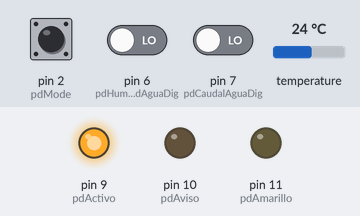
The sketch below on a simulated Arduino Uno, built with avr-gcc and run on an emulated ATmega328P. Shown: output pins drawn as LEDs (lit = HIGH). The inputs (shaded band) are chosen by the test bench; at power-on: pin 2 (pdMode) LOW, pin 6 (pdHumedadAguaDig) LOW, pin 7 (pdCaudalAguaDig) LOW, temperature 24 °C.

Above: at 1.8 s.
1.9 s: pin 2 (pdMode) pulled HIGH for 1 s
At 2.8 s:
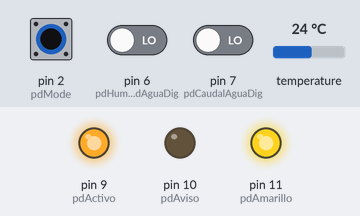
At 5.2 s:
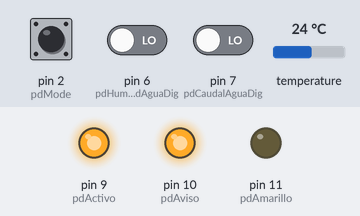
5.5 s: pin 2 (pdMode) pulled HIGH for 3.2 s
At 6.2 s:
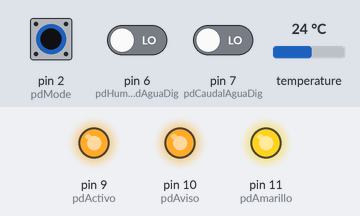
Timing chart, 0 to 10.6 s (numbered marks = the images above; inputs shaded):
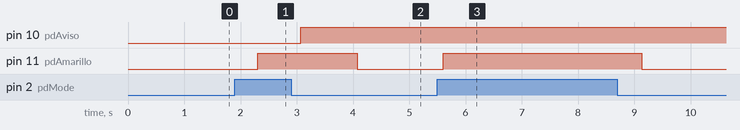

Measured:
- after the input at 1.9 s, pin 10 (pdAviso): LOW → HIGH after 1.2 s; pin 11 (pdAmarillo): LOW → HIGH after 0.41 s, → LOW 1.8 s later
- after the input at 5.5 s, pin 11 (pdAmarillo): LOW → HIGH after 0.10 s, → LOW 3.5 s later

The sketch:

cocina_agua_xbee.ino
```cpp
#include <OneWire.h>
#include <DallasTemperature.h>

#define soyArduino '2'
#define leeSensores '0'
#define sensorHumedadAguaDig '1'
#define sensorCaudalAguaDig '2'
#define sensorTemperaturaAgua '3'
#define actuadorValvula '9'

#define ordenDesactivarValvula '0'
#define ordenActivarValvula '1'
#define ordenActivarDesactivarValvula '2'

int pdMode=2;
bool modeLocal=false;

int pdTemperaturaAgua=5;
int pdHumedadAguaDig=6;
int pdCaudalAguaDig=7;

int pdActivo=9;
int pdAviso=10;
int pdAmarillo=11;

int humedadAguaDig=0;
int humedadAguaDigValue=0;

int caudalAguaDigTmp=-9;
int caudalAguaDigAct=-9;
int caudalAguaDigAnt=-9;
int caudalAguaDigValue=0;

float temperaturaAgua=0;

int noOrden=9;
int orden=noOrden;

String inputString="";
boolean stringComplete=false;
String respuestaCodigoNoLeido="n";

int tiempoValvulaActiva=1000;

//tiempo1:tiempo 1/0 caudal
int tiempo1_max=100; //En milisegons
int tiempo1_inicial=-1;
int tiempo1_actual=-1;
bool tiempo1_activo=false;

OneWire ourWire(pdTemperaturaAgua);
DallasTemperature sensors(&ourWire);

void setup() {
  Serial.begin(9600);
  pinMode(pdActivo, OUTPUT);
  pinMode(pdAviso, OUTPUT);
  pinMode(pdAmarillo, OUTPUT);
  pinMode(pdMode, INPUT);

  pinMode(pdHumedadAguaDig, INPUT);
  pinMode(pdCaudalAguaDig, INPUT);
  sensors.begin();
  setInicio();
}

void loop() {
//  Serial.print("tiempo activo:");Serial.println(tiempo1_activo);
//  if (tiempo1_activo)
//  {
//    tiempo1_actualizar();
//  }
//  if (tiempo1_vencido())
//  {
//    tiempo1_stop(); //Parar el temps
//    tiempo1_acciones();
//  }
  if (digitalRead(pdMode))
  {
    modeLocal=true;
  }
  else
  {
    modeLocal=false;
  }
  setModeLocal(modeLocal);

  //bajarValue=map(presBajarValue,0,1023,0,255);
  humedadAguaDig=digitalRead(pdHumedadAguaDig);
  humedadAguaDigValue=!humedadAguaDig;

  caudalAguaDigTmp=digitalRead(pdCaudalAguaDig);
  if (caudalAguaDigAct!=-9)
  {
    caudalAguaDigAnt=caudalAguaDigAct;
  }
  else
  {
    caudalAguaDigAnt=caudalAguaDigTmp;
  }
  caudalAguaDigAct=caudalAguaDigTmp;
  if (caudalAguaDigAct!=caudalAguaDigAnt)
  {
    caudalAguaDigValue=1;
  }
  else
  {
    caudalAguaDigValue=0;
  }

  sensors.requestTemperatures();
  float temperaturaAgua= sensors.getTempCByIndex(0);
  //delay(100);

  //Serial.print("humedad:");Serial.println(humedadAguaDig);
  //Serial.print("caudal:");Serial.println(caudalAguaDigAct);
  //Serial.println("");
  //Serial.print("temperatura:");Serial.println(temperaturaAgua);

  orden=noOrden;

  if (modeLocal)
  {
    if ((humedadAguaDigValue) || (caudalAguaDigValue) || (temperaturaAgua>=26))
    {
      //Serial.print("    humedad:");Serial.println(humedadAguaDigValue);
      //Serial.print(" caudal act:");Serial.println(caudalAguaDigAct);
      //Serial.print(" caudal ant:");Serial.println(caudalAguaDigAnt);
      //Serial.print("temperatura:");Serial.println(temperaturaAgua);
      orden=ordenActivarValvula;
    }
    else
    {
      orden=ordenDesactivarValvula;
    }
  }//if local

  if ((stringComplete) && (!modeLocal))
  {
    if (inputString.charAt(0)==soyArduino)
    {
      switch(inputString.charAt(2))
      {
        case leeSensores:
        {
          String datos="";
          datos+=soyArduino;
          datos+=':';
          datos+=sensorTemperaturaAgua;
          datos+='-';
          datos+=temperaturaAgua;
          datos+=':';
          datos+=sensorCaudalAguaDig;
          datos+='-';
          datos+=caudalAguaDigValue;
          datos+=':';
          datos+=sensorHumedadAguaDig;
          datos+='-';
          datos+=humedadAguaDigValue;
          Serial.println(datos);
          break;
        }
        case actuadorValvula:
        {
          switch(inputString.charAt(4))
          {
            case ordenActivarValvula:
            {
             Serial.println("On");
             orden=ordenActivarValvula;
             break;
            }
            case ordenDesactivarValvula:
            {
             Serial.println("Off");
             orden=ordenDesactivarValvula;
             break;
            }
            default:
            {
             orden=noOrden;
             break;
            }
          }//switch char at 4
          break;
        }//case actuador
      }//switch char at 2
    }//if soy arduino
    stringComplete=false;
    inputString="";
  }//if stringcomplete
  if (orden==ordenActivarValvula)
  {
    //Serial.println("activar");
    activaValvula(false);
    delay(tiempoValvulaActiva);
  }
  if (orden==ordenActivarDesactivarValvula)
  {
    //Serial.println("activardesactivar");
    activaValvula(true);
  }
  if(orden==ordenDesactivarValvula)
  {
    //Serial.println("desactivar");
    desactivaValvula();
  }
}//loop

void serialEvent() {
  if (!modeLocal)
  {
    while (Serial.available()) {
      // get the new byte:
      char inChar = (char)Serial.read();
      // if the incoming character is a newline, set a flag
      // so the main loop can do something about it:
      if (inChar == '\n' || inChar == ';') {
        stringComplete = true;
      } else {
        // add it to the inputString:
        inputString += inChar;
        //Serial.print("inputString: ");Serial.println(inputString);
      }
    }
  }
}//serialEvent
void tstLeds()
{
  digitalWrite(pdActivo,HIGH);
  digitalWrite(pdAmarillo,HIGH);
  digitalWrite(pdAviso,HIGH);
}
void setModeLocal(bool local)
{
  if (local)
  {
    digitalWrite(pdAmarillo, HIGH);
  }
  else
  {
    digitalWrite(pdAmarillo, LOW);
  }
}
void setInicio()
{
  digitalWrite(pdActivo,HIGH);
  digitalWrite(pdAviso, LOW);
  if (modeLocal)
  {
    digitalWrite(pdAmarillo, HIGH);
  }
  else
  {
    digitalWrite(pdAmarillo, LOW);
  }
}
void activaValvula(bool desactivar)
{
  digitalWrite(pdActivo,HIGH);
  digitalWrite(pdAviso, HIGH);
  if (modeLocal)
  {
    digitalWrite(pdAmarillo, HIGH);
  }
  else
  {
    digitalWrite(pdAmarillo, LOW);
  }
  if (desactivar)
  {
    delay(tiempoValvulaActiva);
    desactivaValvula();
  }
}
void desactivaValvula()
{
  digitalWrite(pdActivo,HIGH);
  digitalWrite(pdAviso, LOW);
  if (modeLocal)
  {
    digitalWrite(pdAmarillo, HIGH);
  }
  else
  {
    digitalWrite(pdAmarillo, LOW);
  }
}
void tiempo1_acciones()
{

}
void tiempo1_stop()
{
  tiempo1_activo=false;
  tiempo1_inicial=-1;
  tiempo1_actual=-1;
}
void tiempo1_start()
{
  if (!tiempo1_activo)
  {
    tiempo1_activo=true;
    tiempo1_inicial=millis();
    tiempo1_actual=tiempo1_inicial;
  }
}
void tiempo1_actualizar()
{
  tiempo1_actual=millis();
}
bool tiempo1_vencido()
{
  bool vencido=false;
  if ((tiempo1_actual-tiempo1_inicial)>tiempo1_max)
  {
    vencido=true;
  }
  return vencido;
}
```
